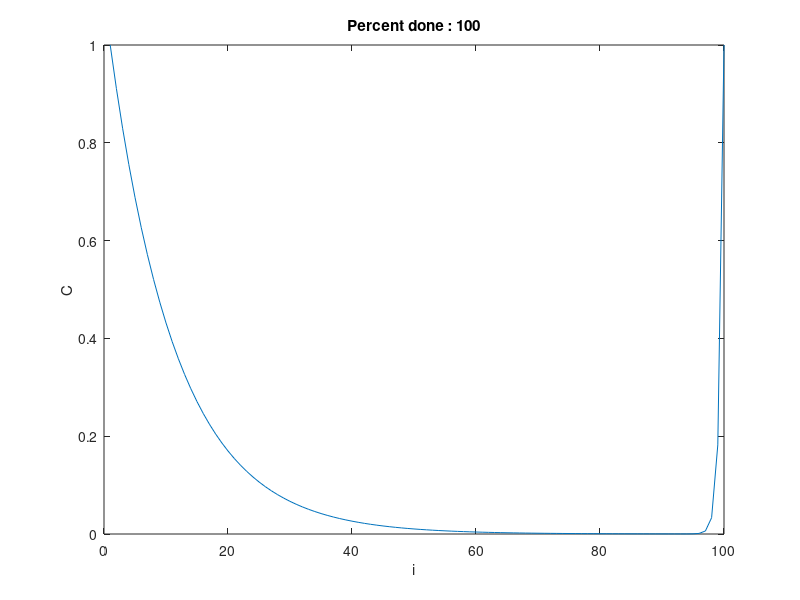

MATLAB code to generate this figure:
clear all;

% PARAMETERS
% Number of grid points
M=100;

% Courant Friedrichs Levy Parameter C
cfl=0.5;     % Test with cfl= 1 0.5 0.1 0.05
% Diffusion parameted D
diffd=0.25;  % Test with diffd= 0.05
% Sink term parameter B
gammadt=0.05;  % Test with 0.5 and 1.5

% Non-dimensional final time
MF=100;

% Number of time steps to reach Non-dimensional final time
NITER=MF/cfl;

% Save solution every MSOL time steps
MSOL=2;


% Control the animation speed

timetowait=0.1



isol=1;

% RESOLUTION

% Initial values: start from zero
cc=zeros(M,NITER/MSOL);
for i=1:M
    c(i)=0;
    x(i)=i;
end
cp=c;

% Make N time steps
for n=1:NITER
    
    % New values for interior points
    for i=2:M-1
        cp(i)=c(i)-cfl*(c(i+1)-c(i-1))/2-gammadt*c(i)+(diffd+cfl*cfl/2)*(c(i+1)-2*c(i)+c(i-1));
    end
    
    % Boundary condition (Upwind)
    cp(1)=1.;
    cp(M)=1.;
    
    % Update new values
    c=cp;
    
    % Save values every MSOL time steps
    if mod(n,MSOL)==0
        isol=isol+1;
        cc(:,isol)=c(:);
        
% PLOT
        
        plot(x,c)
        xlabel('i');
        ylabel('C');
        title(['Percent done : ' num2str(floor(100*n/NITER),3)])
        pause(timetowait)
    end
    
end

